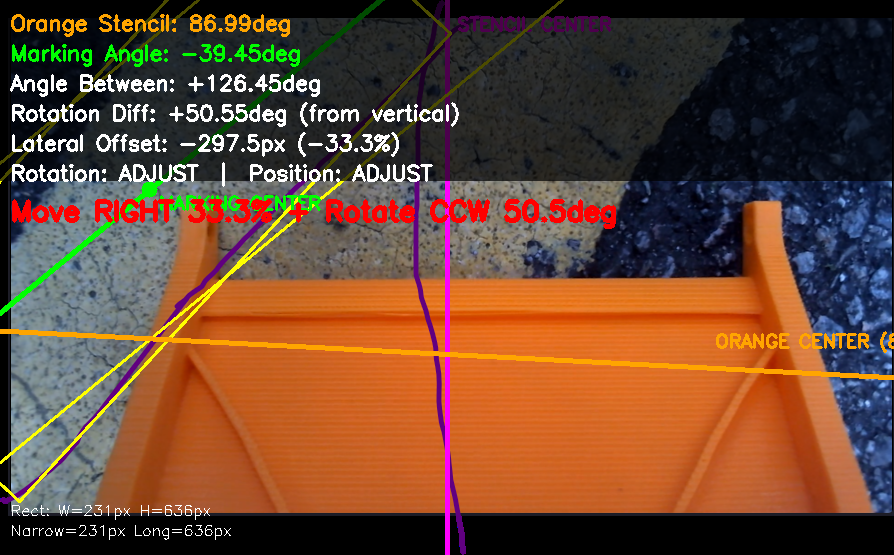
#> input picture RPI_codes/cam/datas/centerline_image.png, 894 x 555 px; its folder holds only this picture in this run
$ python colour_test.py
#> lines starting #> are read from the running program, lines starting #| are printed output that depends on the picture; after the words box and inside, x2 and y2 are one past the last pixel; in counts of white or black regions, pixels touching at a corner belong together
# -*- coding: utf-8 -*-
"""
Interactive Color Detection Tool
Helps you find the perfect HSV color ranges for your application

Usage:
1. Put an image in 'datas' folder
2. Run the script
3. Adjust HSV sliders to isolate your target color
4. Press 'S' to save the values
5. Press 'Q' to quit
"""

import cv2
import numpy as np
import os
import glob


class ColorDetectionTool:
    """Interactive tool to find HSV color ranges"""

    def __init__(self):
        self.window_name = "Color Detection Tool"
        self.image = None
        self.hsv_image = None

        # Default HSV ranges (for white)
        self.h_min = 0
        self.h_max = 180
        self.s_min = 0
        self.s_max = 30
        self.v_min = 200
        self.v_max = 255

    def load_image(self, image_path):
        """Load image and create trackbars"""
#> called with image_path = 'RPI_codes/cam/datas/centerline_image.png'
        self.image = cv2.imread(image_path)
#> self.image is the input picture: shape (555, 894, 3); mean B, G, R 50.7, 71.5, 107.4
        if self.image is None:
            print(f"ERROR: Cannot read image: {image_path}")
            return False

        # Resize if too large
        max_width = 1200
        height, width = self.image.shape[:2]
#> height = 555; width = 894
        if width > max_width:
            scale = max_width / width
            new_height = int(height * scale)
            self.image = cv2.resize(self.image, (max_width, new_height))

        self.hsv_image = cv2.cvtColor(self.image, cv2.COLOR_BGR2HSV)
#> self.hsv_image: shape (555, 894, 3); mean H, S, V 49.2, 126.7, 117.6

        # Create window and trackbars
        cv2.namedWindow(self.window_name)

        cv2.createTrackbar('H Min', self.window_name, self.h_min, 179, self.on_trackbar)
        cv2.createTrackbar('H Max', self.window_name, self.h_max, 179, self.on_trackbar)
        cv2.createTrackbar('S Min', self.window_name, self.s_min, 255, self.on_trackbar)
        cv2.createTrackbar('S Max', self.window_name, self.s_max, 255, self.on_trackbar)
        cv2.createTrackbar('V Min', self.window_name, self.v_min, 255, self.on_trackbar)
        cv2.createTrackbar('V Max', self.window_name, self.v_max, 255, self.on_trackbar)

        return True

    def on_trackbar(self, val):
        """Trackbar callback"""
        pass  # Update happens in main loop

    def update_values(self):
        """Get current trackbar values"""
        self.h_min = cv2.getTrackbarPos('H Min', self.window_name)
        self.h_max = cv2.getTrackbarPos('H Max', self.window_name)
        self.s_min = cv2.getTrackbarPos('S Min', self.window_name)
        self.s_max = cv2.getTrackbarPos('S Max', self.window_name)
        self.v_min = cv2.getTrackbarPos('V Min', self.window_name)
        self.v_max = cv2.getTrackbarPos('V Max', self.window_name)

    def process_frame(self):
        """Process and display the frame with current HSV values"""
        self.update_values()

        # Create mask with current HSV values
        lower = np.array([self.h_min, self.s_min, self.v_min])
        upper = np.array([self.h_max, self.s_max, self.v_max])

        mask = cv2.inRange(self.hsv_image, lower, upper)
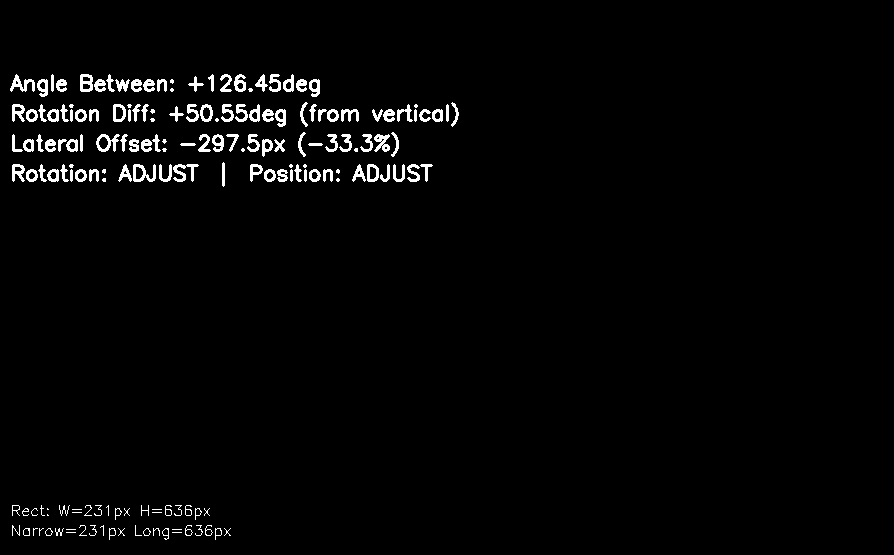
#> mask: shape (555, 894); 2.3% white; 172 white regions (41 under 20 px)

        # Find contours
        contours, _ = cv2.findContours(mask, cv2.RETR_EXTERNAL, cv2.CHAIN_APPROX_SIMPLE)
#> contours = 172 contours, 53 with area under 20; largest, box (x1, y1, x2, y2) and area: (96, 134, 120, 152) 234, (133, 164, 156, 182) 230, (80, 74, 93, 92) 193, (113, 104, 126, 122) 184, (367, 164, 379, 182) 170

        # Create output image
        output = self.image.copy()

        # Draw all contours and bounding boxes
        total_pixels = 0
        for i, contour in enumerate(contours):
            area = cv2.contourArea(contour)
            if area > 20:  # Minimum area to reduce noise
                # Get bounding box
                x, y, w, h = cv2.boundingRect(contour)

                # Draw contour in green
                cv2.drawContours(output, [contour], -1, (0, 255, 0), 2)

                # Draw bounding box in blue
                cv2.rectangle(output, (x, y), (x+w, y+h), (255, 0, 0), 2)

                # Add label with area
                label = f"#{i+1}: {int(area)}px"
                cv2.putText(output, label, (x, y-5),
                           cv2.FONT_HERSHEY_SIMPLEX, 0.5, (255, 0, 0), 2)

                total_pixels += area
#> this loop made 172 passes
#> (area, x, y, w, h, label, total_pixels) on passes 6, 7, 9, 11, 13, 16, 17, 19, 31, 33, 37, 39: (39.5, 215, 528, 7, 12, '#6: 39px', 39.5), (38, 162, 528, 7, 12, '#7: 38px', 77.5), (36, 143, 528, 8, 8, '#9: 36px', 113.5), (39.5, 109, 528, 7, 12, '#11: 39px', 153), (36, 45, 528, 8, 8, '#13: 36px', 189), (39.5, 23, 528, 7, 8, '#16: 39px', 228.5), (35, 205, 525, 8, 11, '#17: 35px', 263.5), (35, 185, 525, 8, 11, '#19: 35px', 298.5), (34.5, 195, 508, 7, 12, '#31: 34px', 333), (34.5, 115, 508, 7, 12, '#33: 34px', 367.5), (36, 185, 505, 7, 11, '#37: 36px', 403.5), (36, 165, 505, 7, 11, '#39: 36px', 439.5)
#> (area, x, y, w, h) on pass 107: (45, 36, 134, 8, 18)
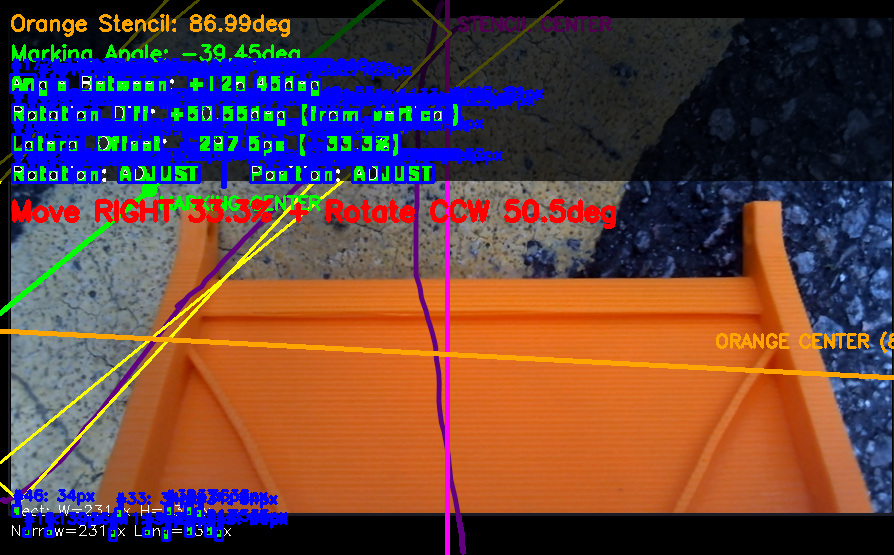
#> output: shape (555, 894, 3); 10.42% of pixels changed, all inside (x1, y1, x2, y2) = (9, 58, 544, 542)
#> after the loop, total_pixels = 9086.5

        # Create mask visualization (colorize it)
        mask_colored = cv2.cvtColor(mask, cv2.COLOR_GRAY2BGR)
#> mask_colored: shape (555, 894, 3); 2.3% white; 172 white regions (41 under 20 px), largest, box (x1, y1, x2, y2) and area: (133, 164, 156, 182) 210, (173, 164, 199, 182) 205, (96, 134, 120, 152) 197
        mask_colored[mask > 0] = [0, 255, 255]  # Yellow for detected areas
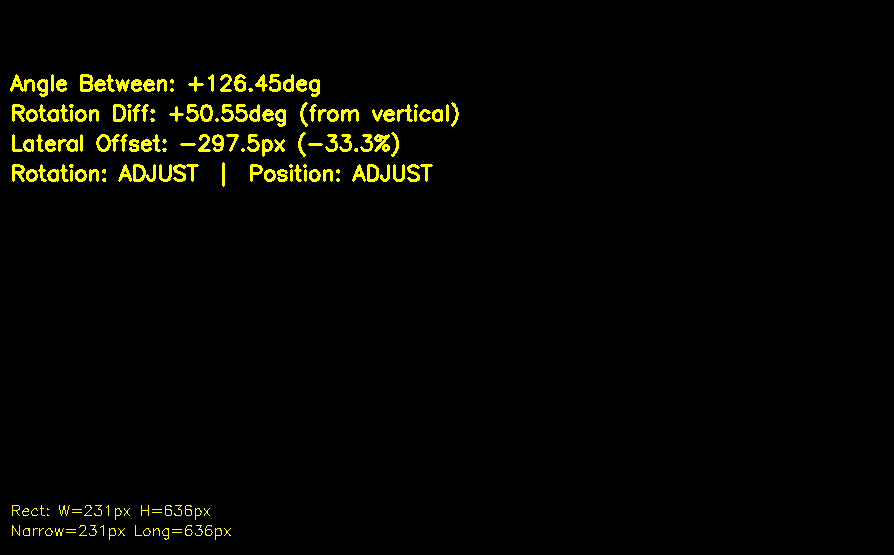
#> mask_colored: shape (555, 894, 3); mean B, G, R 0, 5.8, 5.8

        # Blend mask with original
        blended = cv2.addWeighted(output, 0.7, mask_colored, 0.3, 0)
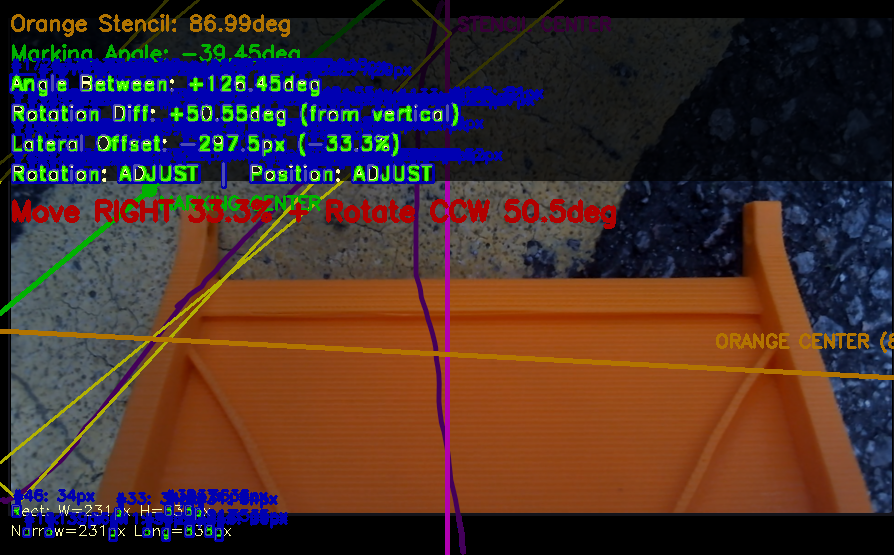
#> blended: shape (555, 894, 3); mean B, G, R 45.7, 48.8, 71.1

        # Add info panel
        info_height = 120
        info_panel = np.zeros((info_height, blended.shape[1], 3), dtype=np.uint8)

        # Display current HSV values
        cv2.putText(info_panel, f"HSV Range:", (10, 25),
                   cv2.FONT_HERSHEY_SIMPLEX, 0.6, (255, 255, 255), 2)
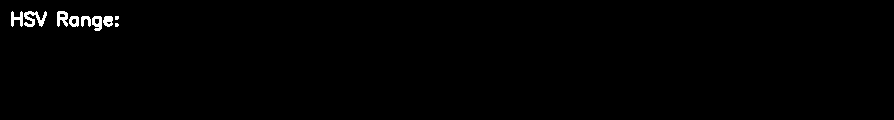
#> info_panel: shape (120, 894, 3); 0.73% white; 9 white regions (2 under 20 px), largest, box (x1, y1, x2, y2) and area: (24, 11, 47, 27) 193, (57, 11, 68, 27) 120, (11, 11, 23, 27) 106
        cv2.putText(info_panel, f"H: {self.h_min}-{self.h_max}  S: {self.s_min}-{self.s_max}  V: {self.v_min}-{self.v_max}",
                   (10, 50), cv2.FONT_HERSHEY_SIMPLEX, 0.6, (0, 255, 255), 2)

        cv2.putText(info_panel, f"Detected: {len(contours)} regions, {int(total_pixels)} pixels",
                   (10, 80), cv2.FONT_HERSHEY_SIMPLEX, 0.6, (0, 255, 0), 2)

        cv2.putText(info_panel, "Press 'S' to save values | 'R' to reset | 'Q' to quit",
                   (10, 110), cv2.FONT_HERSHEY_SIMPLEX, 0.5, (200, 200, 200), 1)
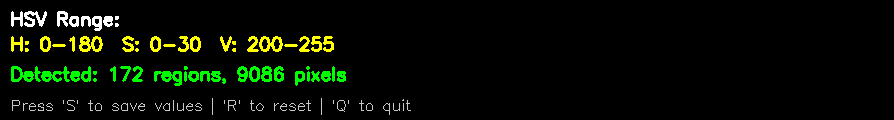
#> info_panel: shape (120, 894, 3); mean of channels 0, 1, 2 3.2, 13, 7.5; drawn as B, G, R

        # Combine everything
        final = np.vstack([info_panel, blended])
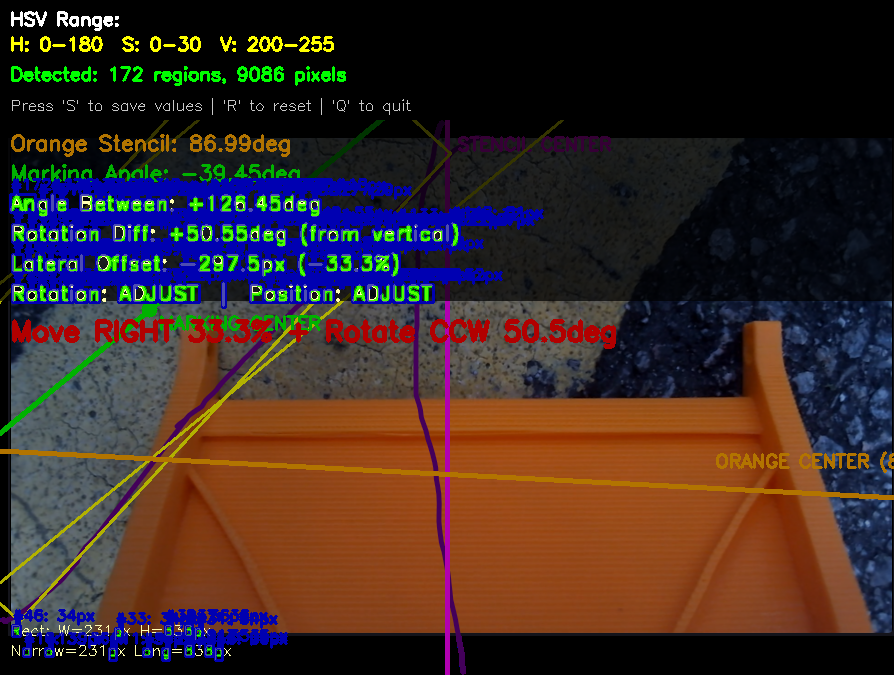
#> final: shape (675, 894, 3); mean of channels 0, 1, 2 38.1, 42.4, 59.8; drawn as B, G, R

        return final, mask, len(contours), total_pixels

    # [48 lines left out: functions save_values, load_preset, not called in this run]

    def run(self, image_path, output_dir):
        """Main loop"""
        if not self.load_image(image_path):
            return

        print("\n" + "="*60)
        print("COLOR DETECTION TOOL")
        print("="*60)
        print("\nControls:")
        print("  Adjust sliders to isolate your target color")
        print("  S - Save HSV values to file")
        print("  R - Reset to white detection")
        print("  1 - Preset: White")
        print("  2 - Preset: Yellow")
        print("  3 - Preset: Red")
        print("  4 - Preset: Show All")
        print("  Q - Quit")
        print("\n" + "="*60 + "\n")

        while True:
            # Process and display
            display, mask, num_regions, total_pixels = self.process_frame()
#> num_regions = 172; total_pixels = 9086.5
            cv2.imshow(self.window_name, display)

            # Handle keyboard
            key = cv2.waitKey(30) & 0xFF
#> (key q is pressed here)

            if key == ord('q'):
                print("\nQuitting...")
                break
            elif key == ord('s'):
                self.save_values(output_dir)
            elif key == ord('r'):
                self.load_preset('white')
            elif key == ord('1'):
                self.load_preset('white')
            elif key == ord('2'):
                self.load_preset('yellow')
            elif key == ord('3'):
                self.load_preset('red')
            elif key == ord('4'):
                self.load_preset('all')

        cv2.destroyAllWindows()


def find_input_file(datas_folder):
    """Find image in datas folder"""
    image_extensions = ['*.png', '*.jpg', '*.jpeg', '*.bmp']

    for ext in image_extensions:
        files = glob.glob(os.path.join(datas_folder, ext))
        if files:
            return files[0]

    return None


def main():
    """Main function"""
    print("\n" + "="*60)
    print("HSV COLOR DETECTION TOOL")
    print("="*60 + "\n")

    # Get script directory
    script_dir = os.path.dirname(os.path.abspath(__file__))
    datas_folder = os.path.join(script_dir, "datas")

    # Check if datas folder exists
    if not os.path.exists(datas_folder):
        print(f"ERROR: 'datas' folder not found!")
        print(f"Expected location: {datas_folder}")
        print("\nPlease create the folder and add your image:")
        print(f"  mkdir {datas_folder}")
        print(f"  # Copy your image to {datas_folder}")
        input("\nPress Enter to exit...")
        return

    # Find input file
    print(f"Looking for image in: {datas_folder}")
    input_file = find_input_file(datas_folder)

    if input_file is None:
        print("\nERROR: No image found in 'datas' folder!")
        print("\nSupported formats: .png, .jpg, .jpeg, .bmp")
        print(f"Please add an image to: {datas_folder}")
        input("\nPress Enter to exit...")
        return

    print(f"Found image: {os.path.basename(input_file)}\n")

    # Run the tool
    tool = ColorDetectionTool()
    tool.run(input_file, datas_folder)

    print("\n" + "="*60)
    print("Done! Check 'datas/hsv_values.txt' for saved values")
    print("="*60 + "\n")


if __name__ == "__main__":
    main()
